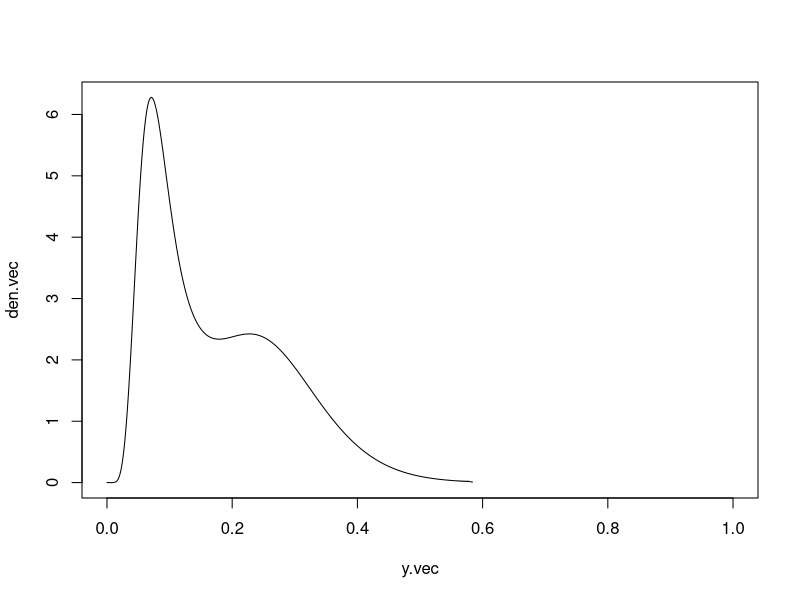

R code for this plot:
library(pracma)

G <- function(mu, sigma, y){
    q <- (logit(y)-logit(mu))/sigma
    eita <- pnorm(q, 0.0, 1.0)
    return (eita)
}

Pdf <- function(mu, sigma, v, y){
    p1 <- v/(y*(1-y)*(2*pi*(sigma)^2)^0.5)
    p2 <- exp(-((logit(y)-logit(mu))^2/(2*sigma^2)))
    eita <- G(mu, sigma, y)
    p3 <- (eita*(1-eita))^(v-1)
    p4 <- (eita^v + (1-eita)^v)^(-2)
    return (p1*p2*p3*p4)
}

num_samples <- 10000
mu <- 0.15
sigma <- 0.25
v <- 0.20
den.vec <- rep(NA, num_samples-1)
y.vec <- rep(NA, num_samples-1)
strt <- 0
ed <- 0.5
diff <- 1/num_samples
for(i in 2:num_samples){ 
    y.vec[i-1] <- strt + (i-1)*diff
} 

for(i in 2:num_samples){
    den.vec[i-1] <- Pdf(mu, sigma, v, y.vec[i-1])
}

# print(y.vec)
# print(den.vec)
plot(y.vec,den.vec, type='l')